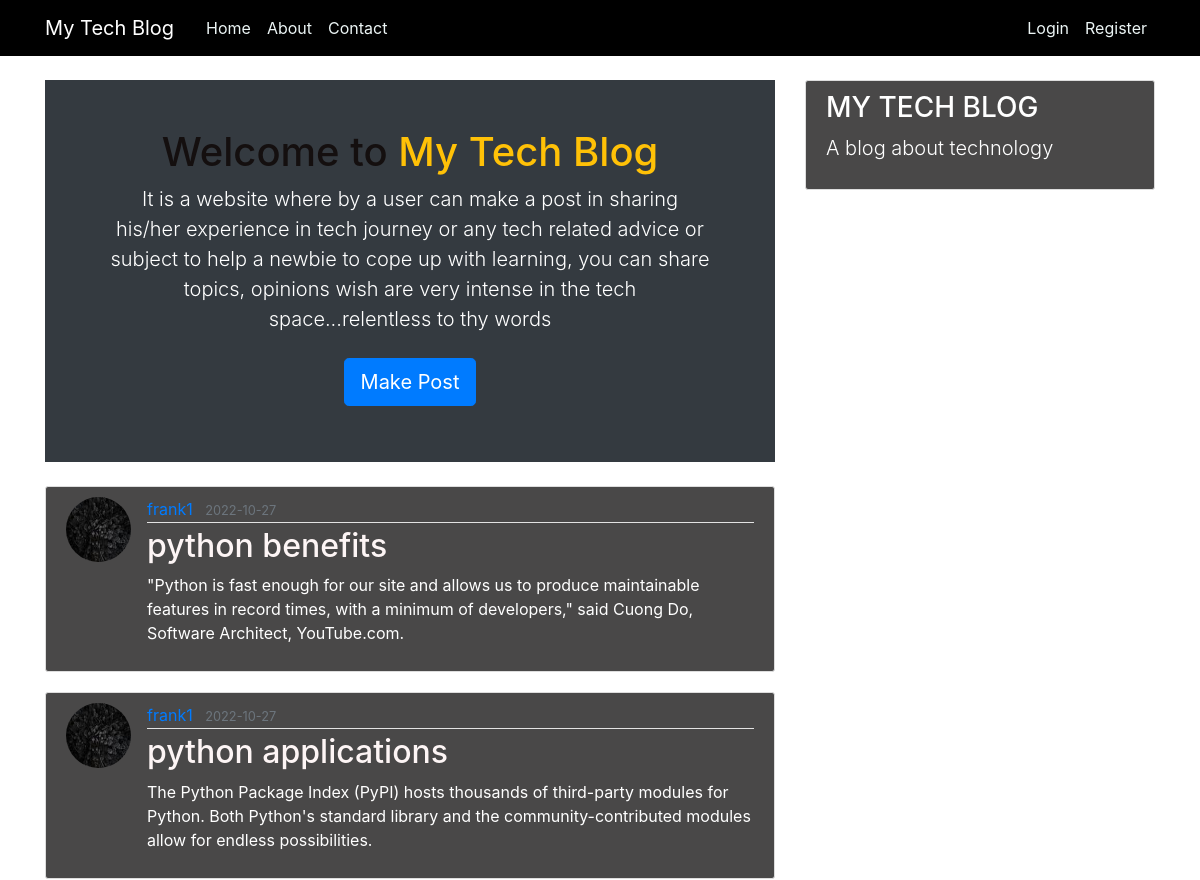
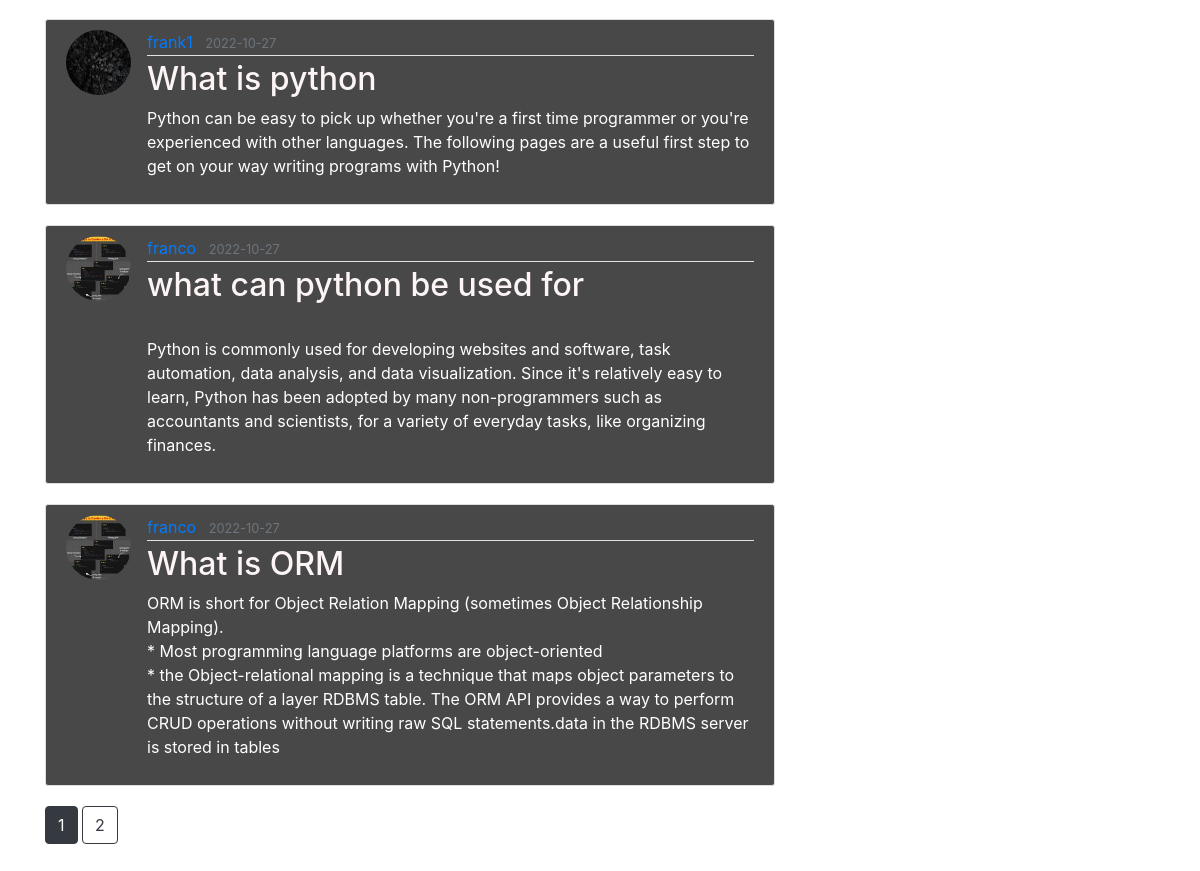
The app's page /home, older data (2 pictures, top to bottom).
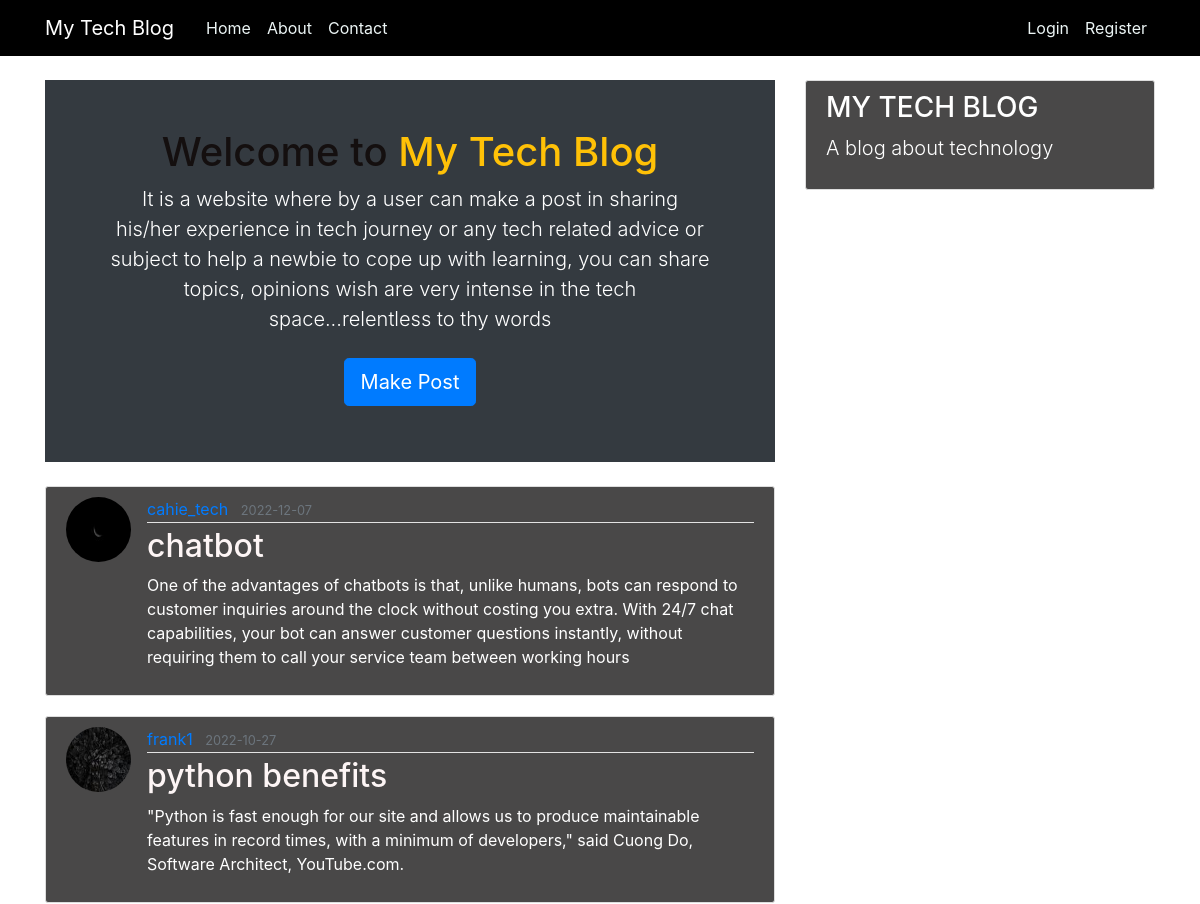
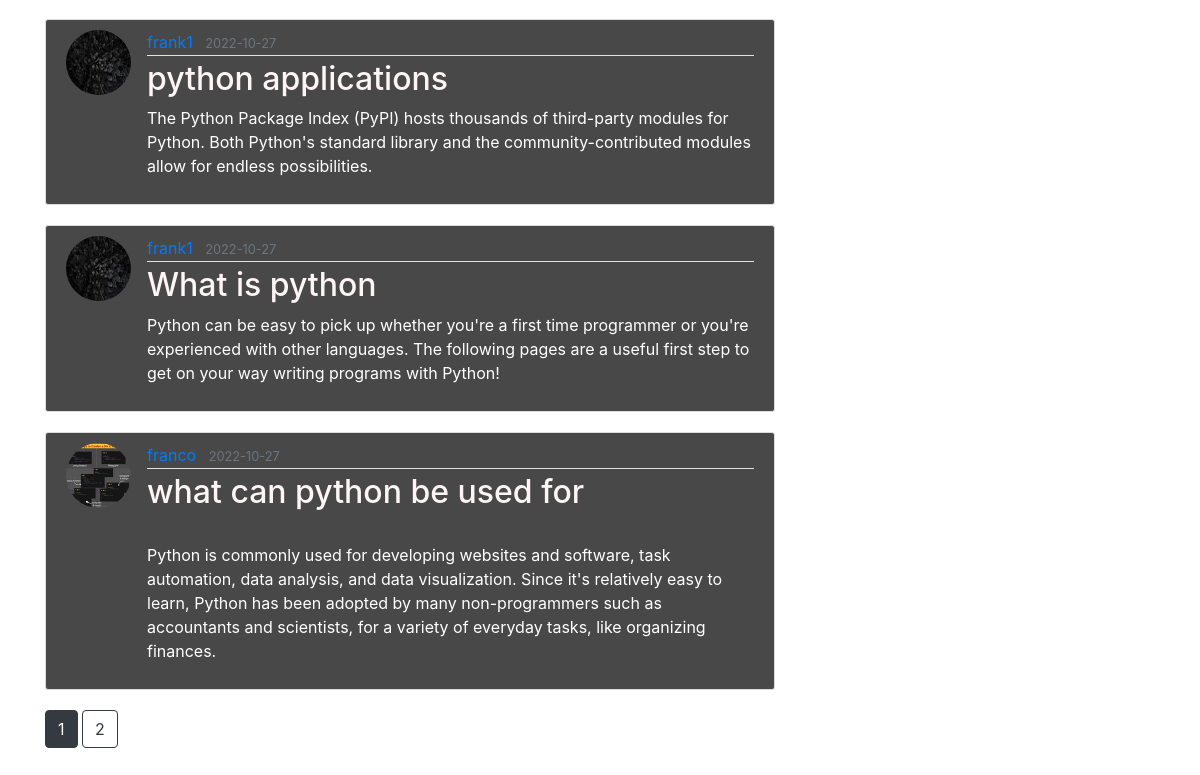
The same page, newer data (2 pictures, top to bottom).
### flaskblog/models.py (models this page shows, shortened)
class Post(db.Model):
    id = db.Column(db.Integer, primary_key=True)
    title = db.Column(db.String(100), nullable=False)
    date_posted = db.Column(db.DateTime, nullable=False, default=datetime.utcnow)
    content = db.Column(db.Text, nullable=False)
    user_id = db.Column(db.Integer, db.ForeignKey('user.id'), nullable=False)
    comments = db.relationship('Comments', backref='post', lazy=True)

class User(db.Model, UserMixin):
    id = db.Column(db.Integer, primary_key=True)
    username = db.Column(db.String(20), unique=True, nullable=False)
    email = db.Column(db.String(120), unique=True, nullable=False)
    image_file = db.Column(db.String(20), nullable=False, default='default.jpg')
    password = db.Column(db.String(60), nullable=False)
    posts = db.relationship('Post', backref='author', lazy=True)
    comments = db.relationship('Comments', backref='user', lazy=True)

### flaskblog/main/routes.py (the view)
@main.route("/")
@main.route("/home")
def home():
    page = request.args.get('page', 1, type=int)
    posts = Post.query.order_by(Post.date_posted.desc()).paginate(page=page, per_page=5)
    return render_template('home.html', posts=posts)

### flaskblog/templates/home.html (shortened to what this page needs)
{% extends "layout.html" %}
{% block content %}
  <section class="bg-dark text-light p-5 text-center text-sm-start  pt-lg-5">
    <div class="container">
        <div class="d-sm-flex align-center justify-content-between">
            <div>
                <h1>Welcome to <span class="text-warning">My Tech Blog</span></h1>
                <p class="lead">It is a website where by a user can make a post in sharing his/her experience in tech journey or any tech related advice or subject to help a newbie to cope up with learning, you can share topics, opinions wish are very intense in the tech space...relentless to thy words</p>
                <a class="nav-item nav-link" href="{{ url_for('posts.new_post') }}">
                  <button type="button" class="btn btn-primary btn-lg">Make Post</button>
                </a>
            </div><br>
        </div>
    </div>
  </section><br>
    {% for post in posts.items %}
        <article class="media content-section">
          <img class="rounded-circle article-img" src="{{ url_for('static', filename='profile_pics/' + post.author.image_file) }}">
          <div class="media-body">
            <div class="article-metadata">
              <a class="mr-2" href="{{ url_for('users.user_posts', username=post.author.username) }}">{{ post.author.username }}</a>
              <small class="text-muted">{{ post.date_posted.strftime('%Y-%m-%d') }}</small>
            </div>
            <h2><a class="article-title" href="{{ url_for('posts.post', post_id=post.id) }}">{{ post.title }}</a></h2>
            <p class="article-content">{{ post.content }}</p>
          </div>
        </article>
    {% endfor %}
    {% for page_num in posts.iter_pages(left_edge=1, right_edge=1, left_current=1, right_current=2) %}
      {% if page_num %}
        {% if posts.page == page_num %}
          <a class="btn btn-dark mb-4" href="{{ url_for('main.home', page=page_num) }}">{{ page_num }}</a>
        {% else %}
          <a class="btn btn-outline-dark mb-4" href="{{ url_for('main.home', page=page_num) }}">{{ page_num }}</a>
        {% endif %}
      {% else %}
        ...
      {% endif %}
    {% endfor %}
{% endblock content %}

Row changes from the older to the newer data that the page shows:
no longer on this page (row unchanged): Post: image_file (picture), author.username "franco", date_posted "2022-10-27", title "What is ORM", content "ORM is short for Object Relation Mapping (sometimes Object Relationship Mapping). * Most programming language platforms are object-oriented * the Object-relational mapping is a technique that maps object parameters to the structure of a layer RDBMS table. The ORM API provides a way to perform CRUD operations without writing raw SQL statements.data in the RDBMS server is stored in tables"
added Post: image_file (picture), author.username "cahie_tech", date_posted "2022-12-07", title "chatbot", content "One of the advantages of chatbots is that, unlike humans, bots can respond to customer inquiries around the clock without costing you extra. With 24/7 chat capabilities, your bot can answer customer questions instantly, without requiring them to call your service team between working hours"
